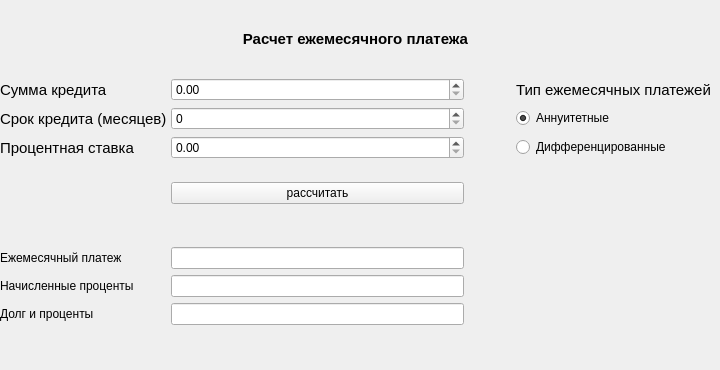
      <widget class="QWidget" name="tab_2">
       <property name="enabled">
        <bool>true</bool>
       </property>
       <attribute name="title">
        <string>Кредитный</string>
       </attribute>
       <widget class="QWidget" name="layoutWidget">
        <property name="geometry">
         <rect>
          <x>0</x>
          <y>30</y>
          <width>711</width>
          <height>331</height>
         </rect>
        </property>
        <layout class="QGridLayout" name="gridLayout_8">
         <property name="horizontalSpacing">
          <number>4</number>
         </property>
         <item row="3" column="0">
          <widget class="QLabel" name="label_7">
           <property name="font">
            <font>
             <pointsize>11</pointsize>
            </font>
           </property>
           <property name="text">
            <string>Срок кредита (месяцев)</string>
           </property>
          </widget>
         </item>
         <item row="4" column="3">
          <widget class="QRadioButton" name="but_type_dif">
           <property name="text">
            <string>Дифференцированные</string>
           </property>
          </widget>
         </item>
         <item row="7" column="0">
          <spacer name="verticalSpacer_5">
           <property name="orientation">
            <enum>Qt::Vertical</enum>
           </property>
           <property name="sizeHint" stdset="0">
            <size>
             <width>20</width>
             <height>40</height>
            </size>
           </property>
          </spacer>
         </item>
         <item row="2" column="0">
          <widget class="QLabel" name="label_6">
           <property name="font">
            <font>
             <pointsize>11</pointsize>
            </font>
           </property>
           <property name="text">
            <string>Сумма кредита</string>
           </property>
          </widget>
         </item>
         <item row="2" column="1">
          <widget class="QDoubleSpinBox" name="in_sum">
           <property name="minimumSize">
            <size>
             <width>233</width>
             <height>0</height>
            </size>
           </property>
           <property name="maximum">
            <double>20000000.000000000000000</double>
           </property>
           <property name="singleStep">
            <double>5000.000000000000000</double>
           </property>
          </widget>
         </item>
         <item row="8" column="0">
          <widget class="QLabel" name="label_10">
           <property name="text">
            <string>Ежемесячный платеж</string>
           </property>
          </widget>
         </item>
         <item row="3" column="1">
          <widget class="QSpinBox" name="in_months">
           <property name="maximum">
            <number>2000</number>
           </property>
          </widget>
         </item>
         <item row="10" column="1">
          <widget class="QLineEdit" name="out_sum">
           <property name="readOnly">
            <bool>true</bool>
           </property>
          </widget>
         </item>
         <item row="2" column="2">
          <spacer name="horizontalSpacer_3">
           <property name="orientation">
            <enum>Qt::Horizontal</enum>
           </property>
           <property name="sizeType">
            <enum>QSizePolicy::Maximum</enum>
           </property>
           <property name="sizeHint" stdset="0">
            <size>
             <width>44</width>
             <height>20</height>
            </size>
           </property>
          </spacer>
         </item>
         <item row="11" column="0">
          <spacer name="verticalSpacer_2">
           <property name="orientation">
            <enum>Qt::Vertical</enum>
           </property>
           <property name="sizeHint" stdset="0">
            <size>
             <width>20</width>
             <height>40</height>
            </size>
           </property>
          </spacer>
         </item>
         <item row="2" column="3">
          <widget class="QLabel" name="label_9">
           <property name="maximumSize">
            <size>
             <width>300</width>
             <height>16777215</height>
            </size>
           </property>
           <property name="font">
            <font>
             <pointsize>11</pointsize>
            </font>
           </property>
           <property name="text">
            <string>Тип ежемесячных платежей</string>
           </property>
          </widget>
         </item>
         <item row="8" column="1">
          <widget class="QLineEdit" name="out_payments">
           <property name="readOnly">
            <bool>true</bool>
           </property>
          </widget>
         </item>
         <item row="10" column="0">
          <widget class="QLabel" name="label_12">
           <property name="text">
            <string>Долг и проценты</string>
           </property>
          </widget>
         </item>
         <item row="1" column="1">
          <spacer name="verticalSpacer_4">
           <property name="orientation">
            <enum>Qt::Vertical</enum>
           </property>
           <property name="sizeType">
            <enum>QSizePolicy::Maximum</enum>
           </property>
           <property name="sizeHint" stdset="0">
            <size>
             <width>20</width>
             <height>28</height>
            </size>
           </property>
          </spacer>
         </item>
         <item row="5" column="0">
          <spacer name="verticalSpacer_3">
           <property name="orientation">
            <enum>Qt::Vertical</enum>
           </property>
           <property name="sizeType">
            <enum>QSizePolicy::Maximum</enum>
           </property>
           <property name="sizeHint" stdset="0">
            <size>
             <width>8</width>
             <height>21</height>
            </size>
           </property>
          </spacer>
         </item>
         <item row="4" column="0">
          <widget class="QLabel" name="label_8">
           <property name="font">
            <font>
             <pointsize>11</pointsize>
            </font>
           </property>
           <property name="text">
            <string>Процентная ставка</string>
           </property>
          </widget>
         </item>
         <item row="9" column="1">
          <widget class="QLineEdit" name="out_percent">
           <property name="readOnly">
            <bool>true</bool>
           </property>
          </widget>
         </item>
         <item row="3" column="3">
          <widget class="QRadioButton" name="but_type_anuit">
           <property name="text">
            <string>Аннуитетные</string>
           </property>
           <property name="checked">
            <bool>true</bool>
           </property>
          </widget>
         </item>
         <item row="9" column="0">
          <widget class="QLabel" name="label_11">
           <property name="text">
            <string>Начисленные проценты</string>
           </property>
          </widget>
         </item>
         <item row="0" column="0" colspan="4">
          <widget class="QLabel" name="label_5">
           <property name="font">
            <font>
             <pointsize>11</pointsize>
             <bold>true</bold>
            </font>
           </property>
           <property name="text">
            <string>Расчет ежемесячного платежа</string>
           </property>
           <property name="alignment">
            <set>Qt::AlignCenter</set>
           </property>
          </widget>
         </item>
         <item row="6" column="1">
          <widget class="QPushButton" name="but_calc">
           <property name="text">
            <string>рассчитать</string>
           </property>
          </widget>
         </item>
         <item row="4" column="1">
          <widget class="QDoubleSpinBox" name="in_percent">
           <property name="maximum">
            <double>200000000.000000000000000</double>
           </property>
          </widget>
         </item>
        </layout>
       </widget>
      </widget>
